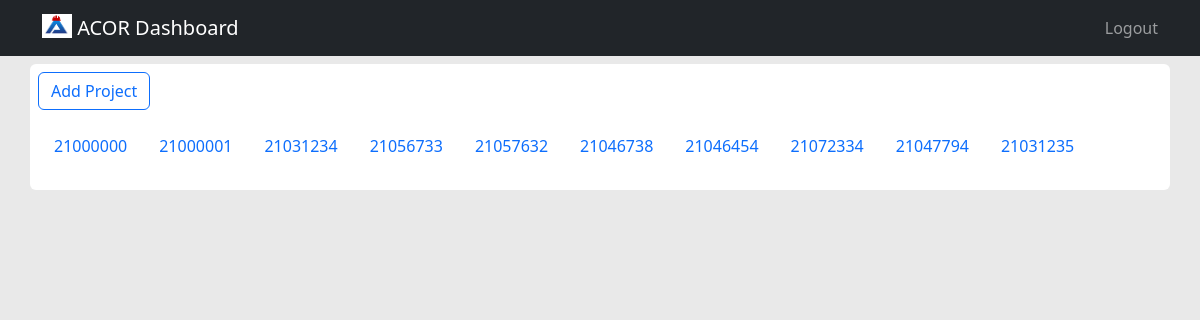
Screenshot of /project (signed in) with the database file from the repository.
### tables this page shows
CREATE TABLE projects (
	id INTEGER NOT NULL, 
	po INTEGER NOT NULL, 
	title TEXT NOT NULL, 
	amount FLOAT NOT NULL, 
	duration INTEGER NOT NULL, 
	status VARCHAR(20) NOT NULL, 
	start_date DATETIME, 
	end_date DATETIME, 
	PRIMARY KEY (id), 
	UNIQUE (po)
);

### app.py (the view)
@app.route("/project")
@login_required
def project():
    breakdown = []
    with engine.connect() as conn:
        statement = select(project_table)
        projects = conn.execute(statement)
        proj = conn.execute(statement)
        y = conn.execute(statement)
        for i in y:
            stmt = select(project_breakdown.c.project_id, project_breakdown.c.labor, project_breakdown.c.representation, project_breakdown.c.remittance, project_breakdown.c.misc, project_breakdown.c.ppe, project_breakdown.c.materials, project_breakdown.c.tools_equip).where(project_breakdown.c.id == i.id)
            proj_break = conn.execute(stmt).first()
            if proj_break != None:
                x = {"project_id":proj_break.project_id, "labor":proj_break.labor, "representation":proj_break.represenation, "remittance":proj_break.remittance, "misc":proj_break.misc, "ppe":proj_break.ppe, "materials":proj_break.materials, "tools_equip":proj_break.tools_equip, "status":True}
                breakdown.append(x)
            else:
                x = {"status":False, "project_id":i.id}
                breakdown.append(x)
        print(breakdown)
    return render_template("projects.html", projects=projects, proj=proj, breakdown=breakdown)

### helper.py (called while the page is built)
def login_required(f):
    @wraps(f)
    def decorated_function(*args, **kwargs):
        if session.get("username") is None:
            return redirect("/login")
        return f(*args, **kwargs)
    return decorated_function

### templates/projects.html (shortened to what this page needs)
{% extends "dashboard.html" %}
{% block main %}
<a href="/addproject"><button class="btn btn-outline-primary mb-3">Add Project</button></a>
<ul class="nav nav-pills mb-3" id="pills-tab" role="tablist">
    {% if projects %}
    {% for project in projects %}
    <li class="nav-item" role="presentation">
      <button class="nav-link" id="pills-{{ project.po }}-tab" data-bs-toggle="pill" data-bs-target="#pills-{{ project.po }}" type="button" role="tab" aria-controls="pills-{{ project.po }}" aria-selected="true">{{ project.po }}</button>
    </li>
    {% endfor %}
</ul>
    {% endif %}
{% endblock %}

### templates/dashboard.html (shortened to what this page needs)
<!DOCTYPE html>
<html lang="en">
  <head>
    <link href="https://cdn.jsdelivr.net/npm/bootstrap@5.3.2/dist/css/bootstrap.min.css" rel="stylesheet">
    <link rel="stylesheet" href="https://cdn.jsdelivr.net/npm/bootstrap-icons@1.11.1/font/bootstrap-icons.css">
    <link rel="stylesheet" href="/static/style.css">
  </head>
  <body>
    <header>
        <nav class="navbar bg-dark sticky-top" data-bs-theme="dark">
            <div class="container">
                <a class="navbar-brand" href="#sidebar" data-bs-toggle="offcanvas" role="button" aria-controls="sidebar">
                    <img src="/static/acor.png" alt="Logo" width="30" height="24" class="d-inline-block align-text-top">
                    ACOR Dashboard
                </a>
                <ul class="navbar-nav justify-content-end">
                    <li class="nav-item">
                        <a href="/logout" class="nav-link">Logout</a>
                    </li>
                </ul>
            </div>
        </nav>
    </header>
    <main>
        <div class="container mt-2 bg-white p-2 rounded">
            {% block main %}{% endblock %}
        </div>
    </main>
  </body>
</html>

### static/style.css (style rules this page uses)
body { background-color: #e9e9e9; }

### rows the page displays
projects: po "21000000"
projects: po "21000001"
projects: po "21031234"
projects: po "21056733"
projects: po "21057632"
projects: po "21046738"
projects: po "21046454"
projects: po "21072334"
projects: po "21047794"
projects: po "21031235"
